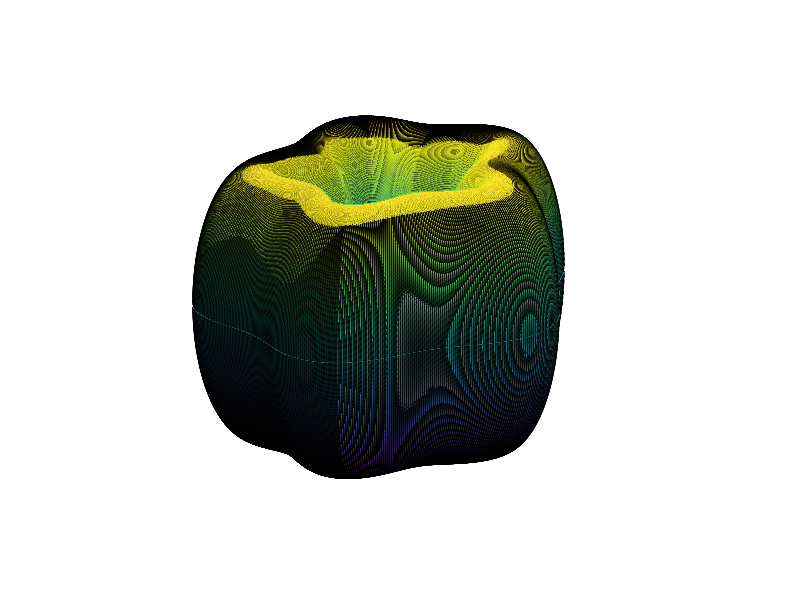

The MATLAB script that drew this image: (Note: this script raises an error after producing the figure.)
% Plot geometry
radii = [1.0;2.0;0.25];
scales = [1.0;1.0;1.0];

m = 1000; n = 500;
uu = linspace(0, 2*pi, m);
vv = linspace(0, 2*pi, n);
rr = 1;
[Uu, Vv] = meshgrid(uu, vv);

x = (rr.*cos(Uu) + 2 + 0.25*cos(5*Vv)).*cos(Vv)*1.0;
y = (rr.*cos(Uu) + 2 + 0.25*cos(5*Vv)).*sin(Vv)*1.0;
z = rr.*sin(Uu)*1.0;

figure;
h = surf(x,y,z);
axis off;
h.LineStyle='none';

colormap('copper');
light('Position',[-1 0 0], 'Style','infinite');
lighting gouraud;
material shiny;

% Solve a sample problem
[X, x_or] = ie_fmm3dbie_sound_hard(15, 4, 1000, 1, 5e-7, 50);

% Plot solution
figure;
xflat = reshape(x, 1, []);
yflat = reshape(y, 1, []);
zflat = reshape(z, 1, []);
xyz = [xflat; yflat; zflat];
xyz = xyz';
x_or_t = x_or';
[k, dist]  = dsearchn(x_or_t, xyz);
X_int = X(k);
X_int = reshape(X_int, [n, m]);
h = surf(x, y, z);
axis off;
colorbar;
h.CData = real(X_int);
h.FaceColor = 'flat';
h.LineStyle = 'none';
